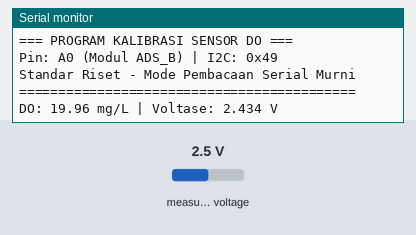
The sketch below on a simulated ESP32. Shown: the last lines printed to the serial monitor. The test bench sets the inputs (shaded band); at power-on: measured voltage 2.5 V.

Above: at 2.7 s.
2.8 s: measured voltage set to 0.1 V
At 3.9 s:
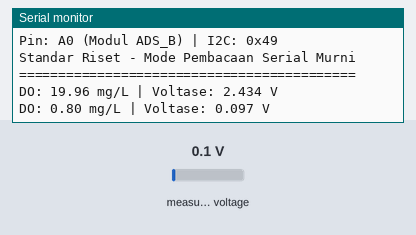
4.3 s: measured voltage set to 1.2 V
At 5.5 s:
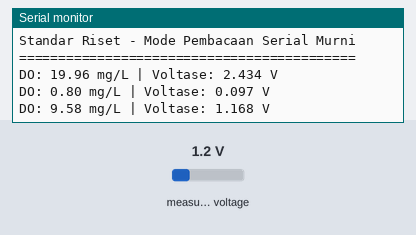
Timing chart, 0 to 7.3 s (numbered marks = the images above; inputs shaded):
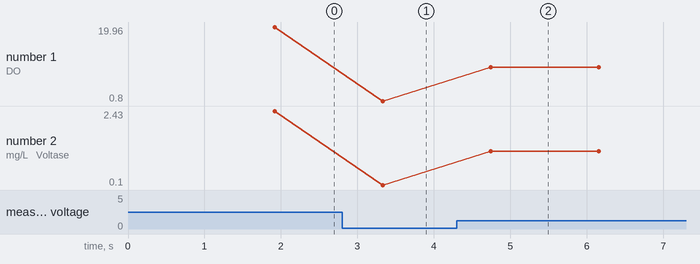

The sketch:

DO.ino
```cpp
#include <Wire.h>
#include "ADS1X15.h" // Library Rob Tillaart

// ==========================================
// 1. KONFIGURASI PIN I2C ESP32
// ==========================================
#define I2C_SDA 41
#define I2C_SCL 42

// ==========================================
// 2. INISIALISASI OBJEK
// ==========================================
ADS1115 adsB(0x49); // Inisialisasi Modul ADS_B pada alamat I2C 0x49

// ==========================================
// 3. VARIABEL KALIBRASI DO
// ==========================================
// Nilai tegangan referensi saat probe DO berada di udara terbuka (100% saturasi oksigen).
const float CAL1_V_DO = 1.000;

// ================================================================
// 4. FUNGSI FILTER DIGITAL (TRIMMED MEAN) DARI MASTER CODE
// ================================================================
// Mengambil 40 data, membuang nilai paling ekstrem (Min & Max),
// lalu merata-ratakan sisanya untuk menghindari noise.
double getAvgADC_Safe(ADS1115& ads, int pin) {
  int samples = 40;
  int arr[40];
  long amount = 0;

  for (int i = 0; i < samples; i++) {
    arr[i] = ads.readADC(pin);
    delay(2);  // Delay singkat untuk stabilitas pembacaan ADS
  }

  // Cari nilai minimum dan maksimum
  int maxVal = arr[0];
  int minVal = arr[0];
  for (int i = 1; i < samples; i++) {
    if (arr[i] > maxVal) maxVal = arr[i];
    if (arr[i] < minVal) minVal = arr[i];
    amount += arr[i];
  }

  // Buang satu nilai max dan satu nilai min dari total
  amount = amount - maxVal - minVal;

  // Rata-rata dari 38 data sisa
  return (double)amount / (samples - 2);
}

// ==========================================
// 5. SETUP UTAMA
// ==========================================
void setup() {
  Serial.begin(115200);
  Wire.begin(I2C_SDA, I2C_SCL);

  adsB.begin();
  adsB.setGain(1); // Konfigurasi Gain 1 (+/- 4.096V) untuk sensor DO

  Serial.println("\n=== PROGRAM KALIBRASI SENSOR DO ===");
  Serial.println("Pin: A0 (Modul ADS_B) | I2C: 0x49");
  Serial.println("Standar Riset - Mode Pembacaan Serial Murni");
  Serial.println("===========================================\n");

  delay(1500);
}

// ==========================================
// 6. MAIN LOOP
// ==========================================
void loop() {
  // A. Membaca voltase menggunakan fungsi aman dari Master Code
  float doVolt = getAvgADC_Safe(adsB, 0) * 0.000125;

  // B. Kompensasi Suhu Statis
  float suhuC = 25.0;

  // C. Tabel sederhana saturasi oksigen berdasarkan suhu (Sesuai Master Code)
  float doSaturation;
  if (suhuC < 22) doSaturation = 8.7;
  else if (suhuC < 27) doSaturation = 8.2;
  else if (suhuC < 31) doSaturation = 7.6;
  else doSaturation = 7.1;

  // D. Kalkulasi Nilai DO
  float doVal = (doVolt / CAL1_V_DO) * doSaturation;

  // Pembatasan batas bawah (0) untuk mencegah nilai negatif
  if (doVal < 0) doVal = 0;

  // E. Menampilkan data ke Serial Monitor (Format Single-Line)
  Serial.printf("DO: %.2f mg/L | Voltase: %.3f V\n", doVal, doVolt);

  delay(1000);
}
```

Measured:
- after the input at 2.8 s, the serial monitor: prints a new line after 0.53 s (image 1)
- after the input at 4.3 s, the serial monitor: prints a new line after 0.45 s (image 2)
- plotted number 1: 19.96 → 0.8 after the input at 2.8 s, 0.8 → 9.58 after the input at 4.3 s
- plotted number 2: 2.43 → 0.1 after the input at 2.8 s, 0.1 → 1.17 after the input at 4.3 s
